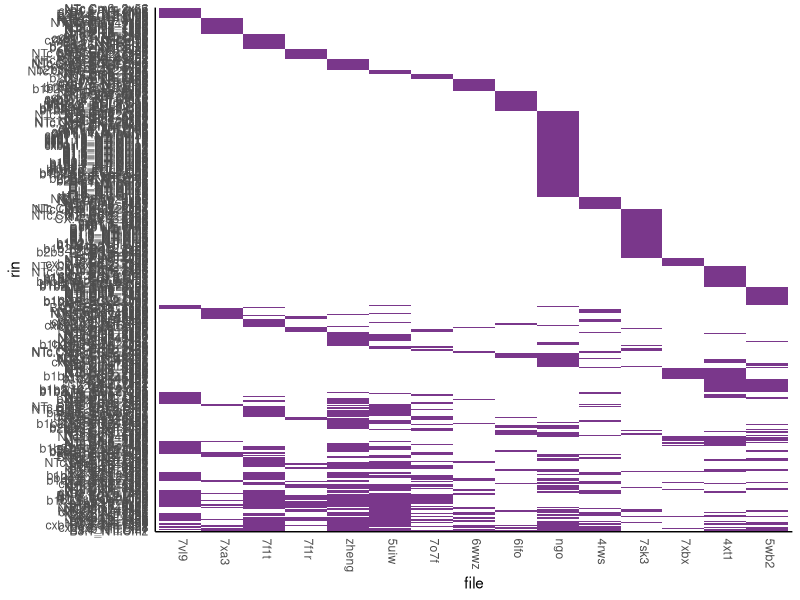

Write R code to recreate this figure.
# Name:     03_rin_tile.R
# Updated:  20221007
# Author:   Andrew Kleist

# packages, working directory
setwd("~/Desktop/Volkman_Lab/BABU_VOLKMAN/CHEMOKINE_PRJ/Data/chemokine_gpcr_ms/")
library(tidyverse)

################################################################################

  # import contacts (remove 6meo)
  rin <- read_csv("05_integrate/output/RIN_CONS_CLASS.csv") %>% filter(file != "6meo")
  rin <- rin %>% select(file, source_gnccn, target_gnccn) 
  rin <- rin %>% unite(rin, c(source_gnccn, target_gnccn), sep = "_")
  rin$n <- c(1)
  
  # spread
  rin <- rin %>% pivot_wider(names_from = rin, values_from = n)
  
  # gather, then replace NULL with "0"
  rin <- rin %>% pivot_longer(cols = c("NTc.Cm10_2x60":"b1b2.16_5x33"), names_to = "rin", values_to =  "n")
  rin$n <- as.character((rin$n))
  rin <- rin %>% mutate(n = case_when(
    n == "NULL" ~ "0",
    n == "1" ~ n
  ))
  rin$n <- as.numeric((rin$n))
  
  # matrix plot
  order.ck  <- c("7vl9",  # CCL15:CCR1
                 "7xa3",  # CCL2:CCR2
                 "7f1t",  # CCL3:CCR5
                 "7f1r",  # CCL5:CCR5
                 "zheng", # CCL5:CCR5 (model)
                 "5uiw",  # 5P7:CCR5
                 "7o7f",  # 6P4:CCR5
                 "6wwz",  # CCL20:CCR6
                 "6lfo",  # CXCL8:CXCR2
                 "ngo",   # CXCL12:CXCR4
                 "4rws",  # vMIPII:CXCR4
                 "7sk3",  # CXCL12:ACKR3
                 "7xbx",  # CX3CL1:CX3CR1
                 "4xt1",  # CX3CL1:US28
                 "5wb2")  # CX3CL1.35:US28
  rin$file <- factor(rin$file, levels = order.ck)
  
  # order based on appearance
  rin <- rin %>% filter(n > 0) %>% add_count(rin) %>% select(-n)
  rin <- rin %>% arrange(nn, file)
  
  rin$rin  <- as.factor(rin$rin)
  order.res_par <- unique(rin$rin)
  levels(rin$rin)
  rin$rin <- factor(rin$rin, levels = rev(order.res_par))
  
  # plot
  rin %>%
    ggplot() + 
    geom_tile(aes(file, rin), fill = "mediumorchid4")+
    theme_minimal() +
    theme(axis.text.x=element_text(angle=-90,vjust=.2, hjust=0)) +
    theme(panel.border = element_blank(), panel.grid.major = element_blank(),
          panel.grid.minor = element_blank(), axis.line = element_line(colour = "black"))
  
